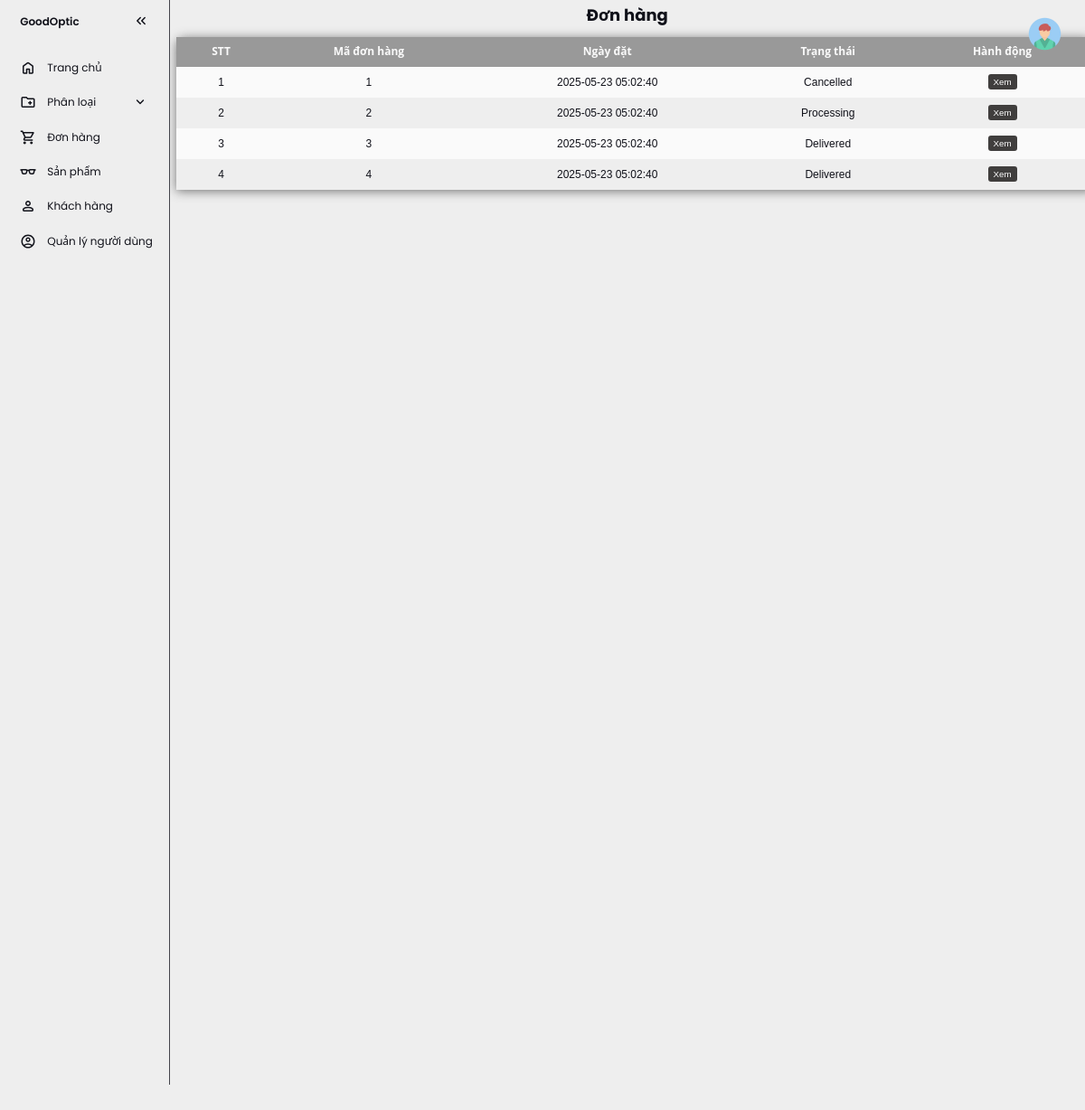
The page /admin/viewAllOrders.php (signed in) on the database as committed earlier.
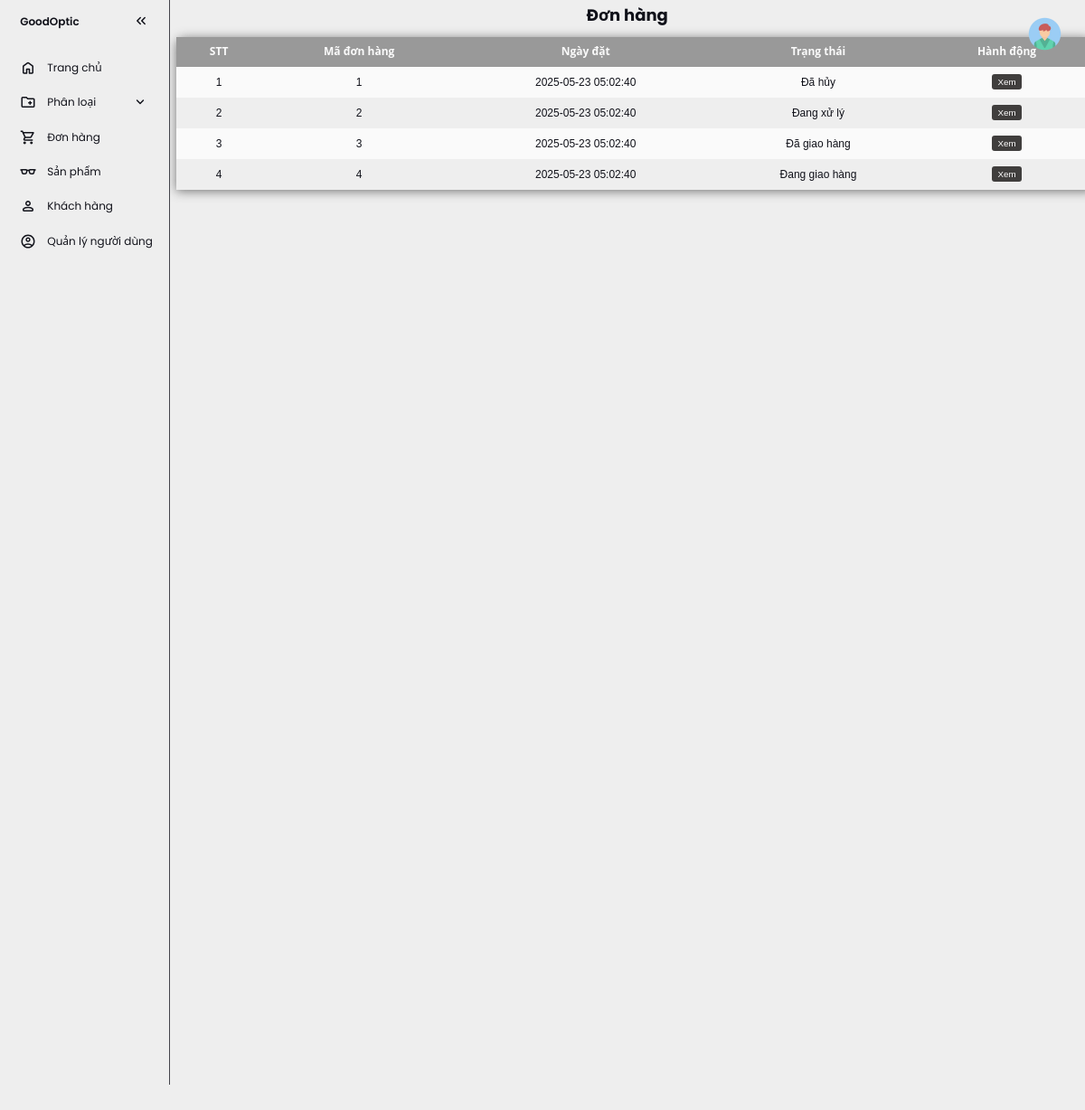
The same page on the database as committed later.
### tables this page shows
CREATE TABLE `orders` (
  `order_id` bigint(20) UNSIGNED NOT NULL,
  `customer_id` bigint(20) UNSIGNED DEFAULT NULL,
  `customer_name` varchar(255) NOT NULL,
  `address` text NOT NULL,
  `phone` varchar(20) NOT NULL,
  `email` varchar(50) NOT NULL,
  `pay_method` varchar(50) NOT NULL,
  `status` enum('Đang xử lý','Đã xác nhận','Đang giao hàng','Đã giao hàng','Đã hủy') NOT NULL DEFAULT 'Đang xử lý',
  `created_at` datetime NOT NULL DEFAULT current_timestamp(),
  `updated_at` datetime NOT NULL DEFAULT current_timestamp() ON UPDATE current_timestamp()
);

### admin/viewAllOrders.php (the view)
<?php include "./header.php"; ?>
<?php include "./sidebar.php"; ?>
<div id="ordersBtn" >
  <h2>Đơn hàng</h2>
  <table class="table table-striped">
    <thead>
      <tr>
        <th>STT</th>
        <th>Mã đơn hàng</th>
        <th>Ngày đặt</th>
        <th>Trạng thái</th>
        <th>Hành động</th>
     </tr>
    </thead>
     <?php
      include_once "./config/dbconnect.php";
      $sql="SELECT * from orders order by created_at";
      $result=$conn-> query($sql);
      $count = 1;
      if ($result-> num_rows > 0){
        while ($row=$result-> fetch_assoc()) {
    ?>
       <tr>
          <td><?=$count?></td>
          <td><?=$row["order_id"]?></td>
          <td><?=$row["created_at"]?></td>
          <td><?=$row["status"]?></td>
          <td>
            <a class="btn-edit" href="viewEachOrders.php?id=<?=$row['order_id']?>">Xem</a>
          </td>
        </tr>
    <?php
            $count = $count + 1;
        }
      }
    ?>
  </table>
 <?php include "./footer.php"; ?>

### admin/header.php (shortened to what this page needs)
<!DOCTYPE html>
<html lang="en">
<head>
  <link rel="stylesheet" href="./css/style.css">
  <link rel="stylesheet" href="./css/profile.css">
  <link rel="stylesheet" href="https://code.jquery.com/ui/1.13.2/themes/base/jquery-ui.css">
</head>
<?php require "./topbar.php"; ?>

### admin/topbar.php (shortened to what this page needs)
<div class="action">
    <div class="profile" onclick="menuToggle();">
        <img src="./icons/profile/profile-pic.png" />
    </div>
</div>

### admin/sidebar.php (shortened to what this page needs)
<nav id="sidebar">
  <ul>
    <li>
      <span class="logo">GoodOptic</span>
      <button onclick=toggleSidebar() id="toggle-btn">
      </button>
    </li>
    <li class="active">
      <a href="index.php">
        <span>Trang chủ</span>
      </a>
    </li>
    <li>
      <button onclick=toggleSubMenu(this) class="dropdown-btn">
        <span>Phân loại</span>
        <svg xmlns="http://www.w3.org/2000/svg" height="24px" viewBox="0 -960 960 960" width="24px" fill="#e8eaed">
          <path d="M480-361q-8 0-15-2.5t-13-8.5L268-556q-11-11-11-28t11-28q11-11 28-11t28 11l156 156 156-156q11-11 28-11t28 11q11 11 11 28t-11 28L508-372q-6 6-13 8.5t-15 2.5Z" />
        </svg>
      </button>
    </li>
    <li>
      <a href="viewAllOrders.php">
        <span>Đơn hàng</span>
      </a>
    </li>
    <li>
      <a href="viewAllProducts.php">
        <span>Sản phẩm</span>
      </a>
    </li>
    <li>
      <a href="viewCustomers.php">
        <span>Khách hàng</span>
      </a>
    </li>
    <li>
      <a href="viewUsers.php">
        <span>Quản lý người dùng</span>
      </a>
    </li>
  </ul>
</nav>

### admin/footer.php (shortened to what this page needs)
</body>
</html>

### admin/css/style.css (style rules this page uses)
:root { --base-clr: #EEEEEE; --line-clr: #42434a; --hover-clr: #FFCCCC; --text-clr: #11121a; --accent-clr: #11121a; --secondary-text-clr: #b0b3c1; }
* { margin: 0; padding: 0; }
html { font-family: Poppins, 'Segoe UI', Tahoma, Geneva, Verdana, sans-serif; line-height: 1.5rem; }
#sidebar { box-sizing: border-box; height: 200vh; width: 250px; padding: 5px 1em; background-color: var(--base-clr); border-right: 1px solid var(--line-clr); position: sticky; top: 0; align-self: start; transition: 300ms ease-in-out; overflow: hidden; text-wrap: nowrap; }
#sidebar ul { list-style: none; }
#sidebar a, #sidebar .dropdown-btn, #sidebar .logo { border-radius: .5em; padding: .85em; text-decoration: none; color: var(--text-clr); display: flex; align-items: center; gap: 1em; }
.dropdown-btn { width: 100%; text-align: left; background: none; border: none; font: inherit; cursor: pointer; }
#sidebar svg { flex-shrink: 0; fill: var(--text-clr); }
#sidebar a span, #sidebar .dropdown-btn span { flex-grow: 1; }
.dropdown-btn svg { transition: 200ms ease; }
table { width: 100%; border-collapse: collapse; border-spacing: 0; box-shadow: 0 2px 15px rgba(64, 64, 64, .7); border-radius: 12px 12px 0 0; margin-top: 20px; margin-left: 10px; }
td, th { padding: 10px 16px; text-align: center; }
th { background-color: #999999; color: #fafafa; font-family: 'Open Sans', Sans-serif; font-weight: bold; }
tr { width: 100%; background-color: #fafafa; font-family: 'Montserrat', sans-serif; }
tr:nth-child(even) { background-color: #eeeeee; }
div { align-items: center; justify-content: center; }
h2 { text-align: center; margin-top: 10px; }
.btn-edit, .btn-delete { padding: 4px 8px; font-size: 13px; border-radius: 4px; background: #403e3d; transition: all 0.3s ease-out; text-decoration: none; color: #fff; }

### admin/css/profile.css (style rules this page uses)
.action { position: fixed; top: 20px; right: 30px; }
.action .profile { position: relative; width: 60px; height: 60px; border-radius: 50%; overflow: hidden; cursor: pointer; }
.action .profile img { position: absolute; top: 0; left: 0; width: 100%; height: 100%; object-fit: cover; }

Rows that differ between the two databases and show on the page:
changed orders id 1: status "Cancelled" → "Đã hủy"
changed orders id 2: status "Processing" → "Đang xử lý"
changed orders id 3: status "Delivered" → "Đã giao hàng"
changed orders id 4: status "Delivered" → "Đang giao hàng"
